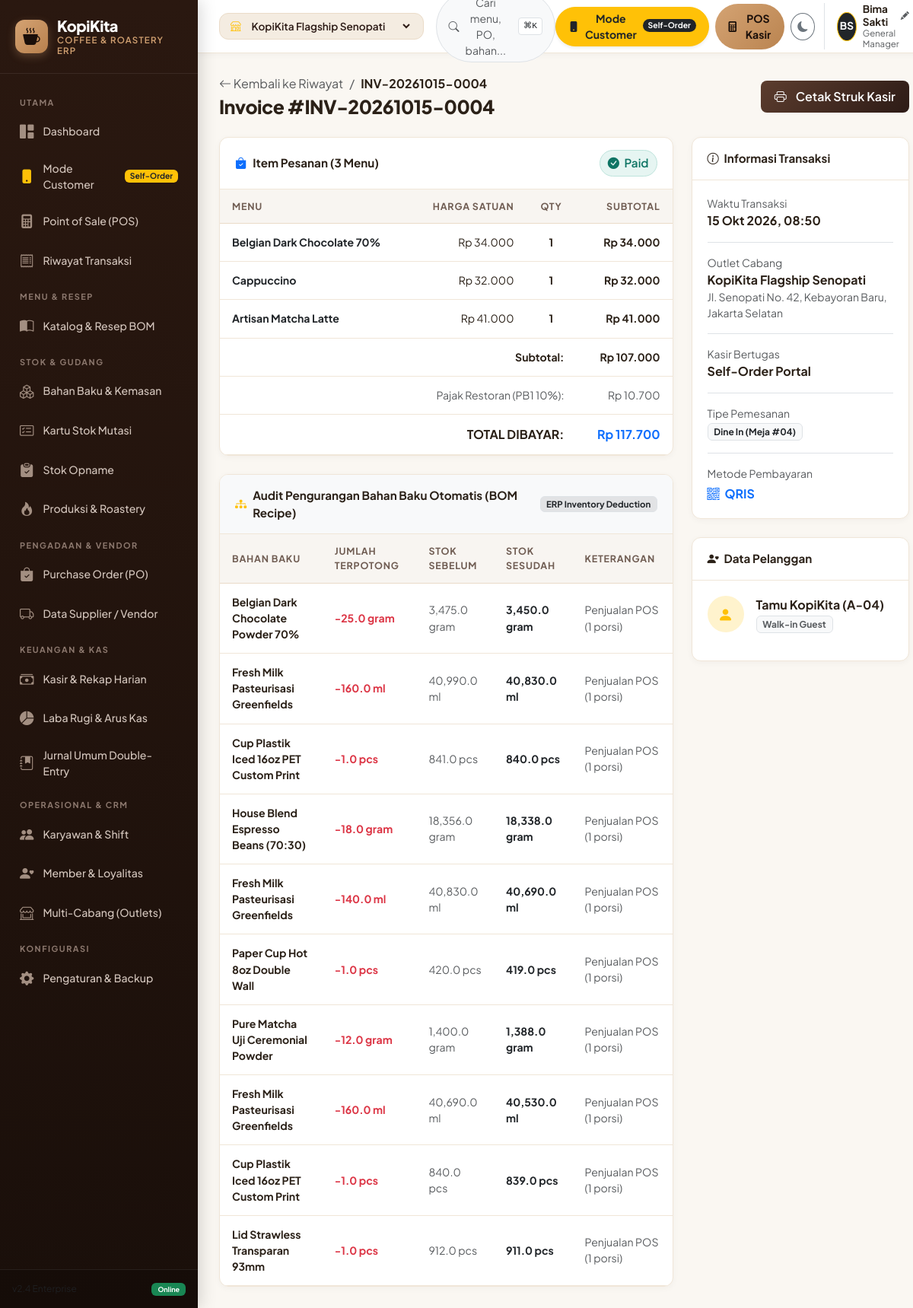
/order_detail.php?id=9, run on the app's committed database.
### tables this page shows
CREATE TABLE app_settings (
    key_name TEXT PRIMARY KEY,
    val_text TEXT
);

CREATE TABLE orders (
    id INTEGER PRIMARY KEY AUTOINCREMENT,
    invoice_no TEXT UNIQUE NOT NULL,
    outlet_id INTEGER DEFAULT 1,
    customer_id INTEGER,
    customer_name TEXT DEFAULT 'Walk-in Guest',
    cashier_name TEXT DEFAULT 'Barista',
    order_type TEXT DEFAULT 'Dine In',
    table_no TEXT,
    subtotal REAL DEFAULT 0,
    discount REAL DEFAULT 0,
    tax REAL DEFAULT 0,
    service_charge REAL DEFAULT 0,
    total_amount REAL DEFAULT 0,
    payment_method TEXT DEFAULT 'Cash',
    payment_status TEXT DEFAULT 'Paid',
    cash_given REAL DEFAULT 0,
    change_amount REAL DEFAULT 0,
    notes TEXT,
    created_at TEXT DEFAULT (datetime('now', 'localtime')),
    FOREIGN KEY (outlet_id) REFERENCES outlets(id),
    FOREIGN KEY (customer_id) REFERENCES customers(id)
);

CREATE TABLE order_items (
    id INTEGER PRIMARY KEY AUTOINCREMENT,
    order_id INTEGER NOT NULL,
    product_id INTEGER NOT NULL,
    product_name TEXT NOT NULL,
    price REAL NOT NULL,
    quantity INTEGER NOT NULL,
    subtotal REAL NOT NULL,
    modifiers TEXT,
    notes TEXT,
    FOREIGN KEY (order_id) REFERENCES orders(id) ON DELETE CASCADE,
    FOREIGN KEY (product_id) REFERENCES products(id)
);

CREATE TABLE stock_mutations (
    id INTEGER PRIMARY KEY AUTOINCREMENT,
    raw_material_id INTEGER NOT NULL,
    outlet_id INTEGER DEFAULT 1,
    mutation_type TEXT NOT NULL,
    reference_no TEXT,
    qty_change REAL NOT NULL,
    qty_before REAL NOT NULL,
    qty_after REAL NOT NULL,
    notes TEXT,
    created_at TEXT DEFAULT (datetime('now', 'localtime')),
    FOREIGN KEY (raw_material_id) REFERENCES raw_materials(id)
);

CREATE TABLE raw_materials (
    id INTEGER PRIMARY KEY AUTOINCREMENT,
    code TEXT UNIQUE NOT NULL,
    name TEXT NOT NULL,
    category TEXT NOT NULL,
    unit TEXT NOT NULL,
    current_stock REAL DEFAULT 0,
    min_stock REAL DEFAULT 10,
    cost_per_unit REAL DEFAULT 0,
    outlet_id INTEGER DEFAULT 1,
    created_at TEXT DEFAULT (datetime('now', 'localtime')),
    FOREIGN KEY (outlet_id) REFERENCES outlets(id)
);

CREATE TABLE outlets (
    id INTEGER PRIMARY KEY AUTOINCREMENT,
    code TEXT UNIQUE NOT NULL,
    name TEXT NOT NULL,
    address TEXT,
    phone TEXT,
    manager_name TEXT,
    is_active INTEGER DEFAULT 1
);

### order_detail.php (the view, shortened to what the rows shown need)
<?php
require_once __DIR__ . '/includes/db.php';
require_once __DIR__ . '/includes/functions.php';
$orderId = isset($_GET['id']) ? (int)$_GET['id'] : 0;
$order = dbFetchOne("
    SELECT o.*, out.name as outlet_name, out.address as outlet_address, out.phone as outlet_phone,
           c.tier as customer_tier, c.points as customer_points
    FROM orders o
    LEFT JOIN outlets out ON o.outlet_id = out.id
    LEFT JOIN customers c ON o.customer_id = c.id
    WHERE o.id = ?
", [$orderId]);
$items = dbFetchAll("
    SELECT oi.*, p.code as product_code
    FROM order_items oi
    LEFT JOIN products p ON oi.product_id = p.id
    WHERE oi.order_id = ?
", [$orderId]);
$mutations = dbFetchAll("
    SELECT sm.*, rm.name as material_name, rm.unit as material_unit
    FROM stock_mutations sm
    JOIN raw_materials rm ON sm.raw_material_id = rm.id
    WHERE sm.reference_no = ?
    ORDER BY sm.id ASC
", [$order['invoice_no']]);
    ?>
    <?php
require_once __DIR__ . '/includes/header.php';
?>
<div class="page-header">
    <div>
        <div class="d-flex align-items-center gap-2 mb-1">
            <a href="orders.php" class="text-muted text-decoration-none">
                <i class="bi bi-arrow-left"></i> Kembali ke Riwayat
            </a>
            <span class="text-muted">/</span>
            <span class="fw-bold"><?php echo htmlspecialchars($order['invoice_no']); ?></span>
        </div>
        <h1 class="page-title">Invoice #<?php echo htmlspecialchars($order['invoice_no']); ?></h1>
    </div>
</div>
<div class="row g-4">
    <div class="col-12 col-lg-8">
        <div class="card-coffee mb-4">
            <div class="card-header">
                <div class="d-flex align-items-center gap-2">
                    <i class="bi bi-bag-check-fill text-primary"></i>
                    <span class="fw-bold">Item Pesanan (<?php echo count($items); ?> Menu)</span>
                </div>
                <span class="badge-soft-success">
                    <i class="bi bi-check-circle-fill me-1"></i> <?php echo htmlspecialchars($order['payment_status']); ?>
                </span>
            </div>
            <div class="table-responsive">
                <table class="table-coffee">
                    <thead>
                        <tr>
                            <th>Menu</th>
                            <th class="text-end">Harga Satuan</th>
                            <th class="text-center">Qty</th>
                            <th class="text-end">Subtotal</th>
                        </tr>
                    </thead>
                    <tbody>
                        <?php foreach ($items as $it): ?>
                            <tr>
                                <td>
                                    <div class="fw-bold text-dark"><?php echo htmlspecialchars($it['product_name']); ?></div>
                                </td>
                                <td class="text-end"><?php echo formatRupiah($it['price']); ?></td>
                                <td class="text-center fw-bold"><?php echo $it['quantity']; ?></td>
                                <td class="text-end fw-bold"><?php echo formatRupiah($it['subtotal']); ?></td>
                            </tr>
                        <?php endforeach; ?>
                    </tbody>
                    <tfoot>
                        <tr>
                            <td colspan="3" class="text-end fw-bold">Subtotal:</td>
                            <td class="text-end fw-bold"><?php echo formatRupiah($order['subtotal']); ?></td>
                        </tr>
                        <tr>
                            <td colspan="3" class="text-end text-muted">Pajak Restoran (PB1 10%):</td>
                            <td class="text-end text-muted"><?php echo formatRupiah($order['tax']); ?></td>
                        </tr>
                        <tr class="table-active">
                            <td colspan="3" class="text-end fw-bold fs-6">TOTAL DIBAYAR:</td>
                            <td class="text-end fw-bold fs-6 text-primary"><?php echo formatRupiah($order['total_amount']); ?></td>
                        </tr>
                    </tfoot>
                </table>
            </div>
        </div>
        <div class="card-coffee">
            <div class="card-body p-0">
                <div class="table-responsive">
                    <table class="table-coffee mb-0" style="font-size: 0.85rem;">
                        <thead>
                            <tr>
                                <th>Bahan Baku</th>
                                <th>Jumlah Terpotong</th>
                                <th>Stok Sebelum</th>
                                <th>Stok Sesudah</th>
                                <th>Keterangan</th>
                            </tr>
                        </thead>
                        <tbody>
                            <?php if (empty($mutations)): ?>
                                <tr>
                                    <td colspan="5" class="text-center py-3 text-muted">Tidak ada mutasi bahan baku tercatat</td>
                                </tr>
                            <?php else: ?>
                                <?php foreach ($mutations as $m): ?>
                                    <tr>
                                        <td class="fw-bold"><?php echo htmlspecialchars($m['material_name']); ?></td>
                                        <td class="text-danger fw-bold">
                                            <?php echo number_format($m['qty_change'], 1) . ' ' . htmlspecialchars($m['material_unit']); ?>
                                        </td>
                                        <td class="text-muted"><?php echo number_format($m['qty_before'], 1) . ' ' . htmlspecialchars($m['material_unit']); ?></td>
                                        <td class="text-dark fw-bold"><?php echo number_format($m['qty_after'], 1) . ' ' . htmlspecialchars($m['material_unit']); ?></td>
                                        <td class="text-muted small"><?php echo htmlspecialchars($m['notes']); ?></td>
                                    </tr>
                                <?php endforeach; ?>
                            <?php endif; ?>
                        </tbody>
                    </table>
                </div>
            </div>
        </div>
    </div>
    <div class="col-12 col-lg-4">
        <div class="card-coffee mb-4">
            <div class="card-body">
                <div class="mb-3 pb-3 border-bottom">
                    <div class="text-muted small">Waktu Transaksi</div>
                    <div class="fw-bold"><?php echo formatDate($order['created_at']); ?></div>
                </div>
                <div class="mb-3 pb-3 border-bottom">
                    <div class="text-muted small">Outlet Cabang</div>
                    <div class="fw-bold"><?php echo htmlspecialchars($order['outlet_name']); ?></div>
                    <div class="text-muted small"><?php echo htmlspecialchars($order['outlet_address']); ?></div>
                </div>
                <div class="mb-3 pb-3 border-bottom">
                    <div class="text-muted small">Kasir Bertugas</div>
                    <div class="fw-bold"><?php echo htmlspecialchars($order['cashier_name']); ?></div>
                </div>
                <div class="mb-3 pb-3 border-bottom">
                    <div class="fw-bold">
                        <span class="badge bg-light text-dark border">
                            <?php echo htmlspecialchars($order['order_type']); ?>
                            <?php echo $order['table_no'] ? " (Meja #{$order['table_no']})" : ""; ?>
                        </span>
                    </div>
                </div>
                <div>
                    <div class="text-muted small">Metode Pembayaran</div>
                    <div class="fw-bold fs-6 text-primary mt-1">
                        <i class="bi <?php echo $order['payment_method'] === 'Cash' ? 'bi-cash-stack' : 'bi-qr-code'; ?> me-1"></i>
                        <?php echo htmlspecialchars($order['payment_method']); ?>
                    </div>
                </div>
            </div>
        </div>
        <div class="card-coffee">
            <div class="card-body">
                <div class="d-flex align-items-center gap-3 mb-3">
                    <div>
                        <div class="fw-bold"><?php echo htmlspecialchars($order['customer_name']); ?></div>
                        <?php if ($order['customer_id']): ?>
                            <span class="badge bg-warning text-dark">Member Tier <?php echo htmlspecialchars($order['customer_tier']); ?></span>
                        <?php else: ?>
                            <span class="badge bg-light text-muted border">Walk-in Guest</span>
                        <?php endif; ?>
                    </div>
                </div>
            </div>
        </div>
    </div>
</div>
<?php require_once __DIR__ . '/includes/footer.php'; ?>

### includes/header.php (shortened to what the rows shown need)
<?php
require_once __DIR__ . '/functions.php';
$currentUser = getCurrentUser();
?>
<!DOCTYPE html>
<html lang="id" data-theme="light">
<head>
    <link href="https://cdn.jsdelivr.net/npm/bootstrap@5.3.3/dist/css/bootstrap.min.css" rel="stylesheet">
    <link rel="stylesheet" href="https://cdn.jsdelivr.net/npm/bootstrap-icons@1.11.3/font/bootstrap-icons.min.css">
    <link rel="stylesheet" href="assets/css/style.css">
</head>
<body>
<div class="app-container">
    <?php require_once __DIR__ . '/sidebar.php'; ?>
    <div class="app-main">
        <header class="app-header">
            <div class="d-flex align-items-center gap-2">
                <div class="d-flex align-items-center gap-2 border-start ps-3 ms-1" style="cursor: pointer;" data-bs-toggle="modal" data-bs-target="#userProfileModal" title="Klik untuk Ganti Nama Manager & Role">
                    <div class="d-none d-md-block text-start" style="line-height: 1.2;">
                        <div class="fw-bold d-flex align-items-center gap-1" style="font-size: 0.85rem;">
                            <span id="headerUserName"><?php echo htmlspecialchars($currentUser['name']); ?></span>
                            <i class="bi bi-pencil-fill text-muted" style="font-size: 0.7rem;"></i>
                        </div>
                    </div>
                </div>
            </div>
        </header>
        <main class="page-body">

### data on the page
app_settings: val_text "Bima Sakti"
orders: invoice_no "INV-20261015-0004", payment_status "Paid", subtotal "Rp 107.000", tax "Rp 10.700", total_amount "Rp 117.700", created_at "15 Okt 2026, 08:50", outlet.name "KopiKita Flagship Senopati", outlet.address "Jl. Senopati No. 42, Kebayoran Baru, Jakarta Selatan", cashier_name "Self-Order Portal", order_type "Dine In", table_no "04", payment_method "QRIS", customer_name "Tamu KopiKita (A-04)"
order_items: product_name "Belgian Dark Chocolate 70%", price "Rp 34.000", quantity "1", subtotal "Rp 34.000"
order_items: product_name "Cappuccino", price "Rp 32.000", quantity "1", subtotal "Rp 32.000"
order_items: product_name "Artisan Matcha Latte", price "Rp 41.000", quantity "1", subtotal "Rp 41.000"
stock_mutations: raw_material.name "Belgian Dark Chocolate Powder 70%", qty_change "-25.0", raw_material.unit "gram", qty_before "3,475.0", qty_after "3,450.0", notes "Penjualan POS (1 porsi)"
stock_mutations: raw_material.name "Fresh Milk Pasteurisasi Greenfields", qty_change "-160.0", raw_material.unit "ml", qty_before "40,990.0", qty_after "40,830.0", notes "Penjualan POS (1 porsi)"
stock_mutations: raw_material.name "Cup Plastik Iced 16oz PET Custom Print", qty_change "-1.0", raw_material.unit "pcs", qty_before "841.0", qty_after "840.0", notes "Penjualan POS (1 porsi)"
stock_mutations: raw_material.name "House Blend Espresso Beans (70:30)", qty_change "-18.0", raw_material.unit "gram", qty_before "18,356.0", qty_after "18,338.0", notes "Penjualan POS (1 porsi)"
stock_mutations: raw_material.name "Fresh Milk Pasteurisasi Greenfields", qty_change "-140.0", raw_material.unit "ml", qty_before "40,830.0", qty_after "40,690.0", notes "Penjualan POS (1 porsi)"
stock_mutations: raw_material.name "Paper Cup Hot 8oz Double Wall", qty_change "-1.0", raw_material.unit "pcs", qty_before "420.0", qty_after "419.0", notes "Penjualan POS (1 porsi)"
stock_mutations: raw_material.name "Pure Matcha Uji Ceremonial Powder", qty_change "-12.0", raw_material.unit "gram", qty_before "1,400.0", qty_after "1,388.0", notes "Penjualan POS (1 porsi)"
stock_mutations: raw_material.name "Fresh Milk Pasteurisasi Greenfields", qty_change "-160.0", raw_material.unit "ml", qty_before "40,690.0", qty_after "40,530.0", notes "Penjualan POS (1 porsi)"
stock_mutations: raw_material.name "Cup Plastik Iced 16oz PET Custom Print", qty_change "-1.0", raw_material.unit "pcs", qty_before "840.0", qty_after "839.0", notes "Penjualan POS (1 porsi)"
stock_mutations: raw_material.name "Lid Strawless Transparan 93mm", qty_change "-1.0", raw_material.unit "pcs", qty_before "912.0", qty_after "911.0", notes "Penjualan POS (1 porsi)"

### other printed values
$currentUser['initials'] "BS"
$currentUser['role'] "General Manager"
count($items) "3"
form field value "KopiKita Flagship Senopati"
